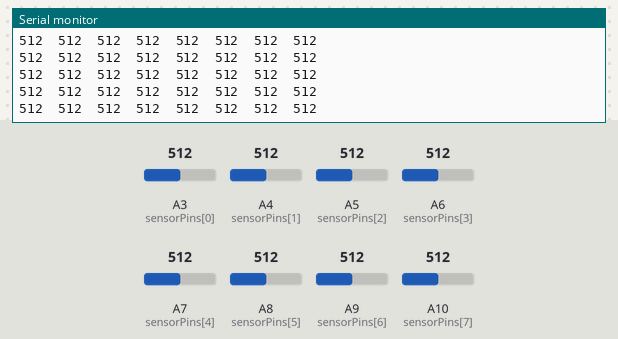
Simulated run of this sketch. Board: Arduino Mega 2560, built with avr-gcc and run on an emulated ATmega2560. Parts: the last lines printed to the serial monitor. The inputs (shaded band) are chosen by the test bench; at power-on: A3 (sensorPins[0]) = 512, A4 (sensorPins[1]) = 512, A5 (sensorPins[2]) = 512, A6 (sensorPins[3]) = 512, A7 (sensorPins[4]) = 512, A8 (sensorPins[5]) = 512, A9 (sensorPins[6]) = 512, A10 (sensorPins[7]) = 512.

Above: at 1.2 s.
1.3 s: A3 (sensorPins[0]) set to 105
At 1.33 s:
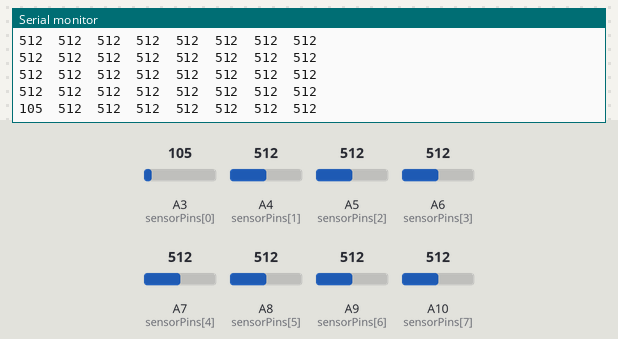
4.3 s: A3 (sensorPins[0]) set to 92
At 4.3 s:
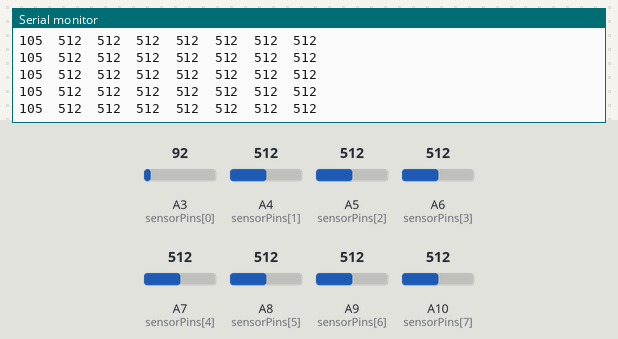
5.8 s: A4 (sensorPins[1]) set to 110
At 5.83 s:
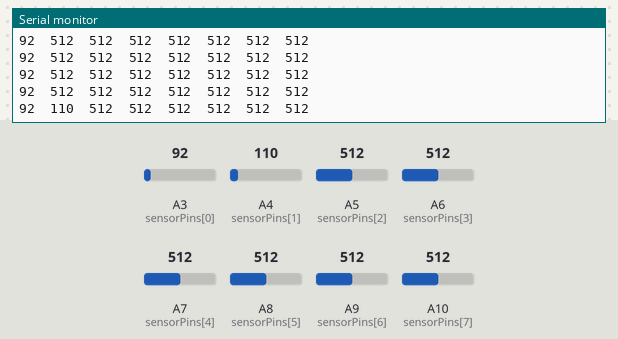
8.8 s: A4 (sensorPins[1]) set to 93
At 8.89 s:
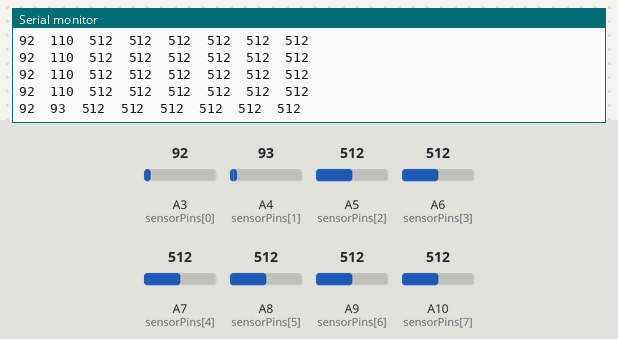
10.3 s: A5 (sensorPins[2]) set to 110
At 10.32 s:
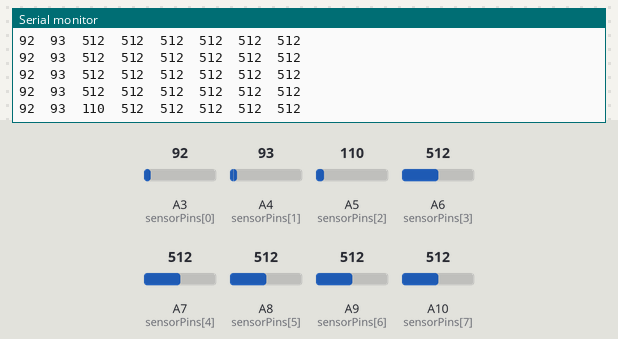
13.3 s: A5 (sensorPins[2]) set to 91
At 13.39 s:
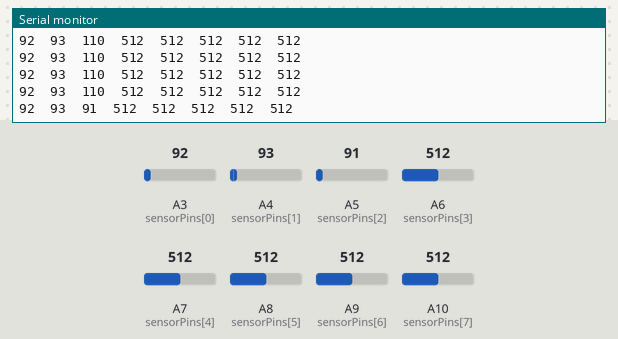
Timing chart, 0 to 15.8 s (numbered marks = the images above; inputs shaded):
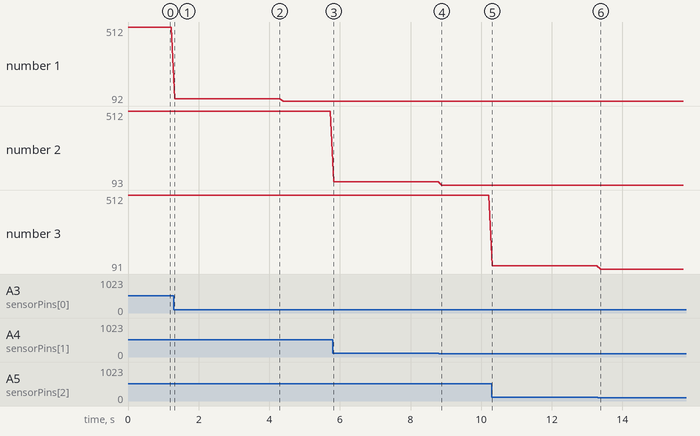

Measured:
- after the input at 1.3 s, the serial monitor: prints a new line at once (image 1)
- after the input at 5.8 s, the serial monitor: prints a new line at once (image 3)
- after the input at 8.8 s, the serial monitor: prints a new line after 0.09 s (image 4)
- after the input at 10.3 s, the serial monitor: prints a new line at once (image 5)
- after the input at 13.3 s, the serial monitor: prints a new line after 0.08 s (image 6)
- plotted number 1: 512 → 105 after the input at 1.3 s, 105 → 92 after the input at 4.3 s
- plotted number 2: 512 → 110 after the input at 5.8 s, 110 → 93 after the input at 8.8 s
- plotted number 3: 110 → 91 after the input at 13.3 s

The sketch:

to_get_analog_outputs.ino
```cpp
int sensorPins[] = {A3, A4, A5, A6, A7, A8, A9, A10}; // Change these to the pin numbers where you connected the sensor OUT pins
int numSensors = 8; // Change this to the number of sensors you're using

void setup() {
  Serial.begin(9600); // Initialize serial communication
  for (int i = 0; i < numSensors; i++) {
    pinMode(sensorPins[i], INPUT); // Set the sensor pins as inputs
  }
}

void loop() {
  int sensorValues[numSensors]; // Create an array to store the sensor values
  for (int i = 0; i < numSensors; i++) {
    sensorValues[i] = analogRead(sensorPins[i]); // Read the sensor values
  }
  for (int i = 0; i < numSensors; i++) {
    Serial.print(sensorValues[i]); // Print the sensor values to the serial monitor
    Serial.print('\t'); // Add a tab character for formatting
  }
  Serial.println(); // Add a line break
  delay(100); // Wait for a short time before reading the sensor again
}
```
